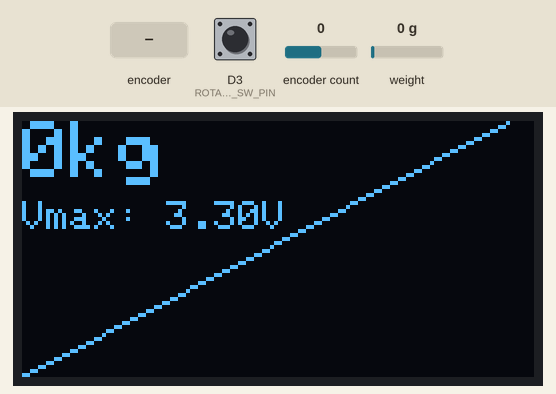
The sketch below on a simulated Arduino MKR. Shown: 128×64 one-colour display. The test bench sets the inputs (shaded band); at power-on: encoder count 0, weight on the scale 0 g, D3 (ROTARY_SW_PIN) HIGH. What the sketch prints to the serial monitor is not drawn.

Above: at 1.2 s.
1.3 s: rotary encoder on D3 (ROTARY_SW_PIN) / D7 (DT_PIN) turned 1 step (first pin leading)
At 2.6 s:
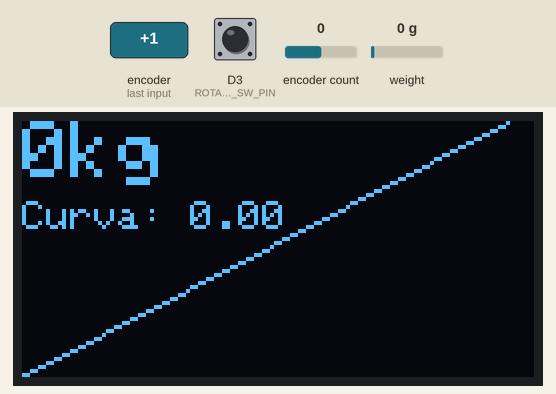
3.0 s: rotary encoder on D3 (ROTARY_SW_PIN) / D7 (DT_PIN) turned 3 steps (first pin leading)
At 4.0 s:
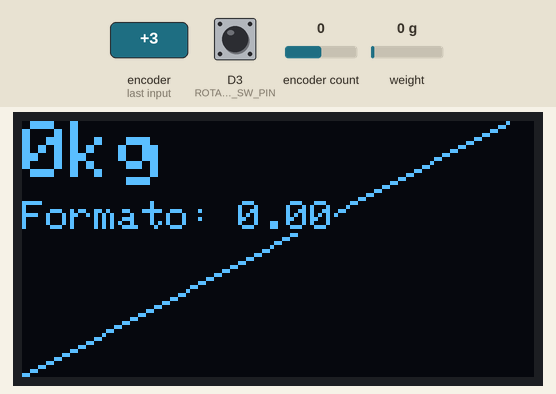
5.1 s: encoder count set to 1
At 6.0 s:
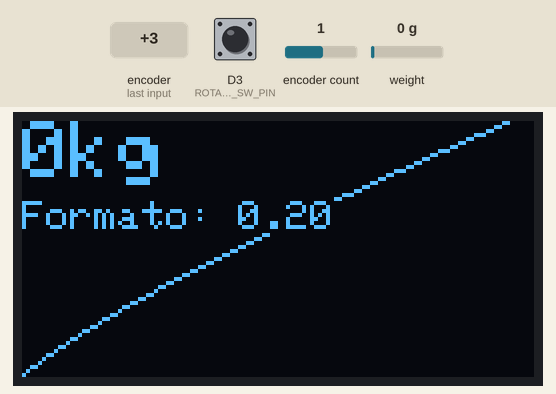
6.8 s: weight on the scale set to 1250 g
At 7.5 s:
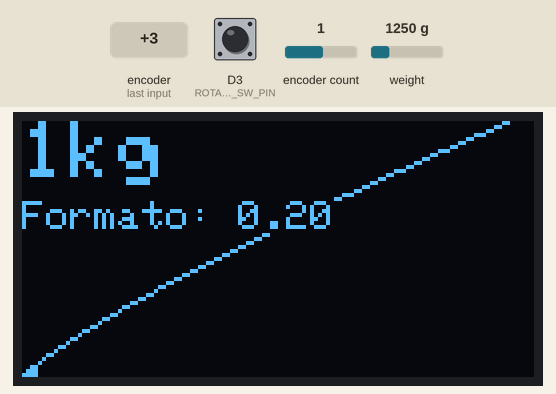
8.3 s: encoder count set to 2
At 8.9 s:
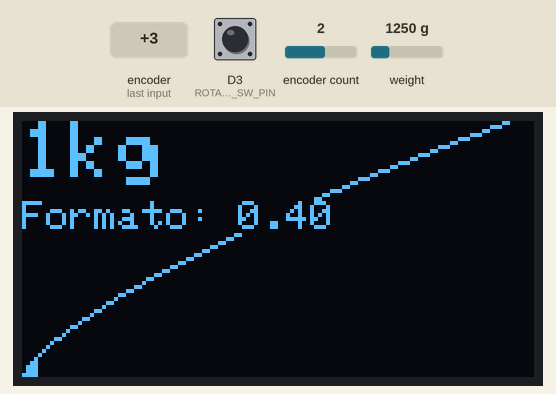
9.9 s: weight on the scale set to 100 g
At 10.4 s:
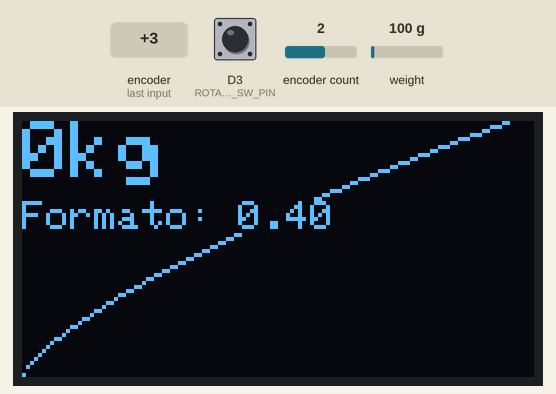
Timing chart, 0 to 12.5 s (numbered marks = the images above; inputs shaded):
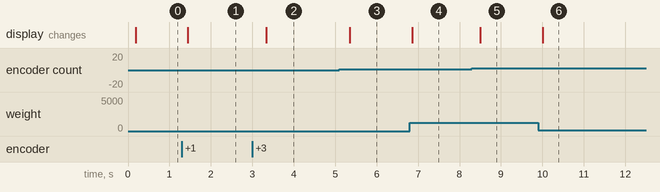

The sketch:

G29BS_V2_003_OLED_mais_rapido.ino
```cpp
#include <Wire.h>
#include <Adafruit_MCP4725.h>
#include <HX711.h>
#include <Adafruit_GFX.h>
#include <Adafruit_SSD1306.h>
#include <Encoder.h>
#include <FlashStorage.h> // Substituição da EEPROM

// Definições dos pinos
#define DT_PIN 7
#define SCK_PIN 6
#define ROTARY_CLK_PIN 1
#define ROTARY_DT_PIN 2
#define ROTARY_SW_PIN 3
#define OLED_RESET -1

// Objetos para os periféricos
HX711 scale;
Adafruit_MCP4725 dac;
Adafruit_SSD1306 display(128, 64, &Wire, OLED_RESET);
Encoder rotaryEncoder(ROTARY_CLK_PIN, ROTARY_DT_PIN);

// Estrutura para armazenar configurações
struct Config {
  float maxVoltage;
  float curveFactor;
  float curveShape;
};
FlashStorage(flashConfig, Config); // Aloca espaço na flash

// Configuração inicial
float maxVoltage = 3.3;           // Tensão máxima inicial
float curveFactor = 0.0;          // Fator de curva inicial
float curveShape = 0.0;           // Formato da curva inicial (0 = linear)
int lastEncoderPosition = 0;
bool buttonPressed = false;
int configMode = 0; // 0 = Vmax, 1 = Curva, 2 = Formato da Curva

// Configuração do HX711
const float CALIBRATION_FACTOR = -44.765419; // Fator de calibração
const long OFFSET = 1877599;                 // Offset para zero
float pressure = 0;                          // Pressão medida em kg

// Dados do gráfico
const int GRAPH_WIDTH = 122;      // Largura do gráfico
const int GRAPH_HEIGHT = 64;      // Altura do gráfico
const float MIN_VOLTAGE = 1.47;   // Tensão mínima fixa para o MCP4725

float previousPressure = 0;       // Última pressão registrada para comparação

void setup() {
  Serial.begin(115200);
  Serial.println("Iniciando sistema...");

  // Inicializa HX711
  scale.begin(DT_PIN, SCK_PIN);
  scale.set_offset(OFFSET);
  scale.set_scale(CALIBRATION_FACTOR);

  // Inicializa DAC MCP4725
  dac.begin(0x60);

  // Inicializa display OLED
  display.begin(SSD1306_SWITCHCAPVCC, 0x3C);
  display.clearDisplay();
  display.setTextSize(1);
  display.setTextColor(WHITE);
  display.display();

  // Configura botão do encoder
  pinMode(ROTARY_SW_PIN, INPUT_PULLUP);

  // Carrega configurações da flash
  loadSettings();

  Serial.println("Sistema inicializado com sucesso!");
}

void loop() {
  // Leitura do estado do botão do encoder
  bool currentButtonPressed = digitalRead(ROTARY_SW_PIN) == LOW;
  if (currentButtonPressed && !buttonPressed) {
    configMode = (configMode + 1) % 3; // Alterna entre Vmax, Curva e Formato
    saveSettings(); // Salva as configurações na flash
    Serial.println(configMode == 0 ? "Ajustando Vmax" : configMode == 1 ? "Ajustando Curva" : "Ajustando Formato");
  }
  buttonPressed = currentButtonPressed;

  // Leitura do encoder rotativo
  int newEncoderPosition = rotaryEncoder.read() / 2; // Divide por 2 para maior controle
  if (newEncoderPosition != lastEncoderPosition) {
    int delta = newEncoderPosition - lastEncoderPosition;

    if (configMode == 0) {
      maxVoltage += delta * 0.05; // Incrementa ou decrementa em passos de 0.05
      maxVoltage = constrain(maxVoltage, 2.5, 3.3);
    } else if (configMode == 1) {
      curveFactor += delta * 0.01; // Incrementa ou decrementa em passos de 0.01
      curveFactor = constrain(curveFactor, -1.0, 1.0);
    } else if (configMode == 2) {
      curveShape += delta * 0.1; // Incrementa ou decrementa em passos de 0.1
      curveShape = constrain(curveShape, -1.0, 1.0);
    }

    lastEncoderPosition = newEncoderPosition;
  }

  // Leitura da pressão do pedal
  if (scale.is_ready()) {
    pressure = scale.get_units() / 1000.0; // Converte para kg
    pressure = constrain(pressure, 0.0, 50.0); // Limita a pressão entre 0 e 50 kg

    // Atualiza a saída do DAC
    updateDAC();

    // Atualiza o display sincronizado com a leitura
    updateDisplay();
  }
}

void updateDAC() {
  // Normaliza a pressão (0 a 1)
  float normalizedPressure = pressure / 50.0; // Pressão máxima de 50 kg
  normalizedPressure = constrain(normalizedPressure, 0.0, 1.0);

  // Aplica o formato da curva (exponencial ou inversa) mantendo os extremos fixos
  float adjustedPressure;
  if (curveShape > 0) { // Curva convexa (barriguda para cima)
    adjustedPressure = pow(normalizedPressure, 1.0 / (1.0 + curveShape));
  } else if (curveShape < 0) { // Curva côncava (barriguda para baixo)
    adjustedPressure = 1.0 - pow(1.0 - normalizedPressure, 1.0 / (1.0 - curveShape));
  } else { // Curva linear
    adjustedPressure = normalizedPressure;
  }

  // Ajusta o fator de curva
  adjustedPressure *= (1 + curveFactor);
  adjustedPressure = constrain(adjustedPressure, 0.0, 1.0);

  // Calcula a tensão de saída com base em Vmax e pressão ajustada
  float outputVoltage = MIN_VOLTAGE + adjustedPressure * (maxVoltage - MIN_VOLTAGE);

  // Atualiza o DAC apenas se a pressão mudou significativamente
  if (abs(outputVoltage - previousPressure) > 0.01) { // Evita atualizações redundantes
    uint16_t dacOutput = (uint16_t)((outputVoltage / 3.3) * 4095); // Converte para 12 bits
    dac.setVoltage(dacOutput, false);
    previousPressure = outputVoltage; // Atualiza o valor anterior
  }
}

void updateDisplay() {
  display.clearDisplay();

  // Desenha o gráfico
  drawGraph();

  // Exibe o valor de pressão no canto superior esquerdo
  display.setCursor(0, 0);
  display.setTextSize(2);
  display.setTextColor(WHITE, BLACK);
  display.print(pressure, 0);
  display.print("kg");

  // Exibe o valor atual de configuração
  display.setTextSize(1);
  display.setCursor(0, 20);
  if (configMode == 0) {
    display.print("Vmax: ");
    display.print(maxVoltage, 2);
    display.print("V");
  } else if (configMode == 1) {
    display.print("Curva: ");
    display.print(curveFactor, 2);
  } else if (configMode == 2) {
    display.print("Formato: ");
    display.print(curveShape, 2);
  }

  display.display();
}

void drawGraph() {
  for (int x = 0; x < GRAPH_WIDTH; x++) {
    float rawPos = (float)x / GRAPH_WIDTH;
    float curveY;

    // Aplica o formato da curva mantendo os extremos fixos
    if (curveShape > 0) { // Curva convexa
      curveY = pow(rawPos, 1.0 / (1.0 + curveShape));
    } else if (curveShape < 0) { // Curva côncava
      curveY = 1.0 - pow(1.0 - rawPos, 1.0 / (1.0 - curveShape));
    } else { // Curva linear
      curveY = rawPos;
    }

    // Ajusta o fator de curva
    curveY *= (1 + curveFactor);
    curveY = constrain(curveY, 0.0, 1.0);

    int y = constrain(GRAPH_HEIGHT - (curveY * GRAPH_HEIGHT), 0, GRAPH_HEIGHT - 1);

    // Desenha o gráfico
    display.drawPixel(x, y, WHITE);

    // Preenche até o nível correspondente à pressão atual
    if (rawPos <= pressure / 50.0) {
      display.drawLine(x, GRAPH_HEIGHT - 1, x, y, WHITE);
    }
  }
}

void saveSettings() {
  Config config = {maxVoltage, curveFactor, curveShape};
  flashConfig.write(config);
  Serial.println("Configurações salvas na memória flash.");
}

void loadSettings() {
  Config config = flashConfig.read();
  maxVoltage = config.maxVoltage;
  curveFactor = config.curveFactor;
  curveShape = config.curveShape;

  // Validação simples
  if (maxVoltage < 2.5 || maxVoltage > 3.3) {
    maxVoltage = 3.3;
  }
  if (curveFactor < -1.0 || curveFactor > 1.0) {
    curveFactor = 0.0;
  }
  if (curveShape < -1.0 || curveShape > 1.0) {
    curveShape = 0.0;
  }

  Serial.print("Configurações carregadas: Vmax=");
  Serial.print(maxVoltage, 2);
  Serial.print("V, Curva=");
  Serial.print(curveFactor, 2);
  Serial.print(", Formato=");
  Serial.println(curveShape, 2);
}
```

Measured:
- after the input at 1.3 s, the display: changes after 0.14 s (image 1)
- after the input at 3.0 s, the display: changes after 0.34 s (image 2)
- after the input at 5.1 s, the display: changes after 0.25 s (image 3)
- after the input at 6.8 s, the display: changes after 0.06 s (image 4)
- after the input at 8.3 s, the display: changes after 0.20 s (image 5)
- after the input at 9.9 s, the display: changes after 0.11 s (image 6)
